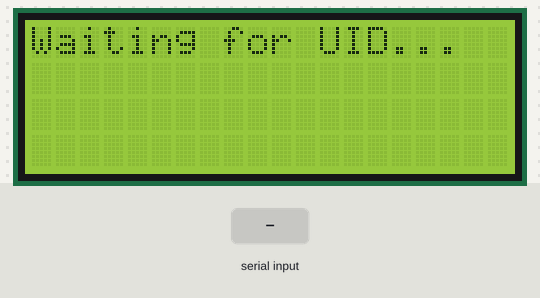
The sketch below on a simulated Arduino Uno, built with avr-gcc and run on an emulated ATmega328P. On the bench: 20×4 character LCD. The inputs (shaded band) are chosen by the test bench. What the sketch prints to the serial monitor is not drawn.

Above: at 1.2 s.
1.3 s: "1\n" received over the second serial link
At 1.9 s:
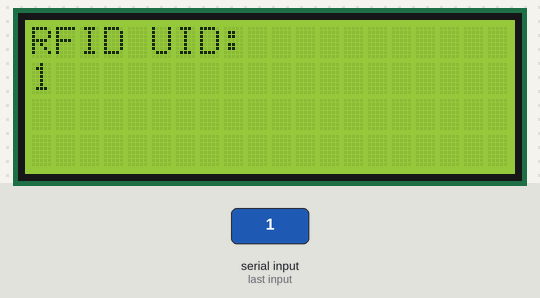
2.8 s: "0\n" received over the second serial link
At 4.5 s:
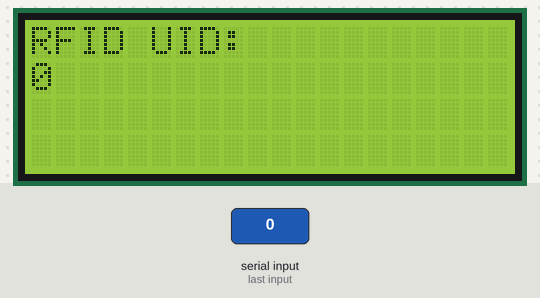
4.8 s: "2\n" received over the second serial link
Timing chart, 0 to 7.8 s (numbered marks = the images above; inputs shaded):
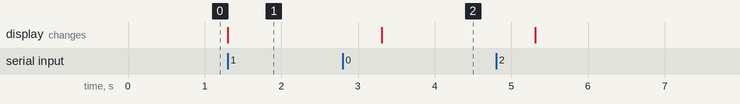

The sketch:

arduino_lcd_attendance.ino
```cpp
#include <SoftwareSerial.h>
#include <LiquidCrystal.h>

// LCD pin configuration
const int rs = 11, en = 12, d4 = 10, d5 = 9, d6 = 8, d7 = 7;
LiquidCrystal lcd(rs, en, d4, d5, d6, d7);

SoftwareSerial mySerial(2, 3); // RX, TX

void setup() {
  Serial.begin(115200);
  mySerial.begin(9600);

  // Initialize LCD
  lcd.begin(20, 4);  // Change to lcd.begin(20,4) if using a 20x4 LCD
  lcd.setCursor(0, 0);
  lcd.print("Waiting for UID...");
}

void loop() {
  if (mySerial.available()) {
    String cardUID = mySerial.readStringUntil('\n');

    // Print to Serial Monitor
    Serial.print("Received UID: ");
    Serial.println(cardUID);

    // Display on LCD
    lcd.clear();  // Clear screen before updating
    lcd.setCursor(0, 0);
    lcd.print("RFID UID:");
    lcd.setCursor(0, 1);
    lcd.print(cardUID);

    delay(2000); // Wait for 2 seconds to allow viewing before clearing again
  }
}
```

Measured:
- after the input at 1.3 s, the display: changes at once (image 1)
- after the input at 2.8 s, the display: changes after 0.51 s (image 2)
